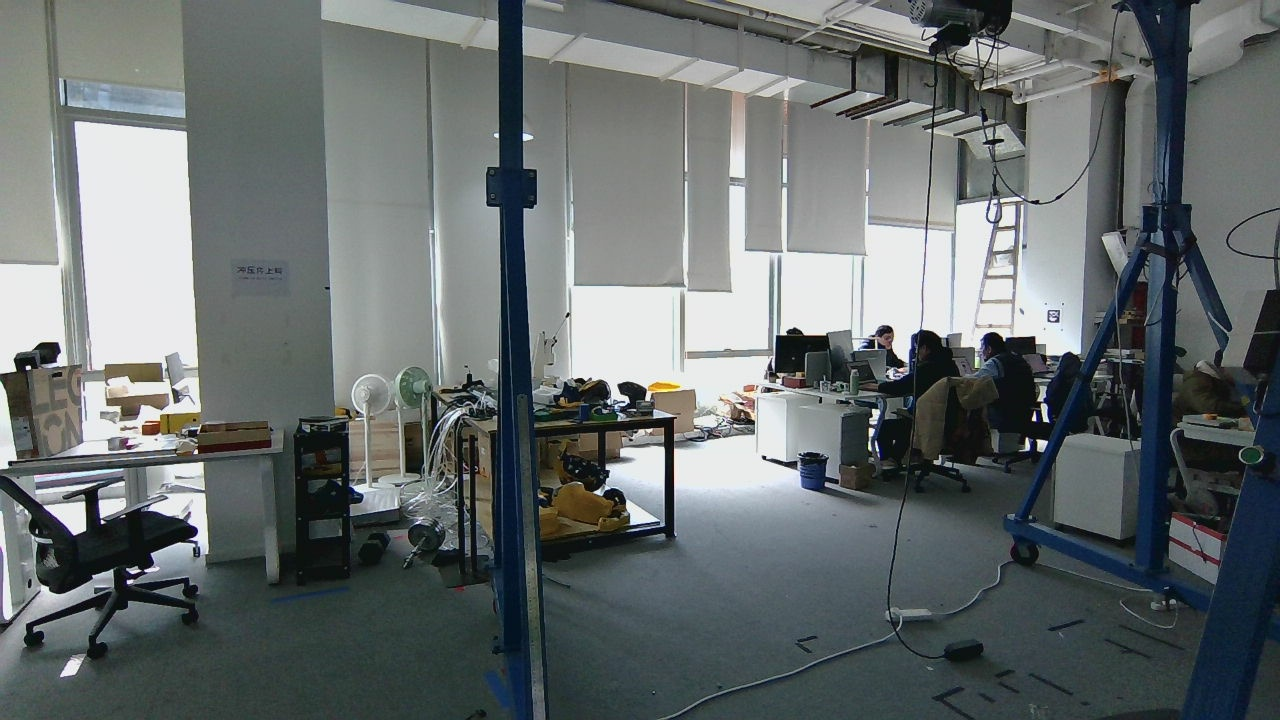
#> input picture ObjectDection/data/images/20250208112448_4.jpg, 1280 x 720 px, found by its file name; its folder holds only this picture in this run
$ python ClaritySortLaplacian.py   (older library calls are emulated)
#> lines starting #> are read from the running program, lines starting #| are printed output that depends on the picture; long printed decimals are rounded
#> in main, img is the input picture: shape (720, 1280, 3); mean B, G, R 109.7, 109.4, 102.9
import cv2
import numpy as np
import os
import shutil

def calculate_sharpness(image):
    # 转换为灰度图像
    gray = cv2.cvtColor(image, cv2.COLOR_BGR2GRAY)
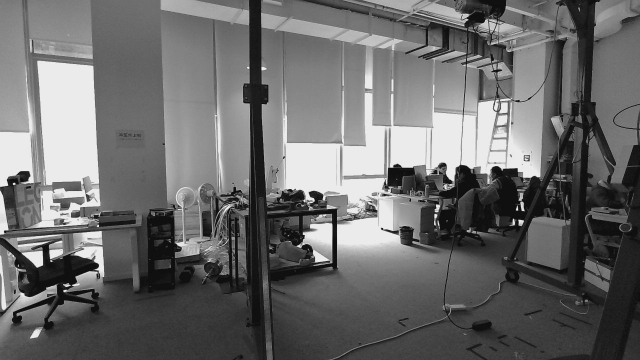
#> gray: shape (720, 1280) (shown at 1/2 size); min 0, max 255, mean 107.5

    # 计算拉普拉斯变换（图像的二阶导数）
    laplacian = cv2.Laplacian(gray, cv2.CV_64F)
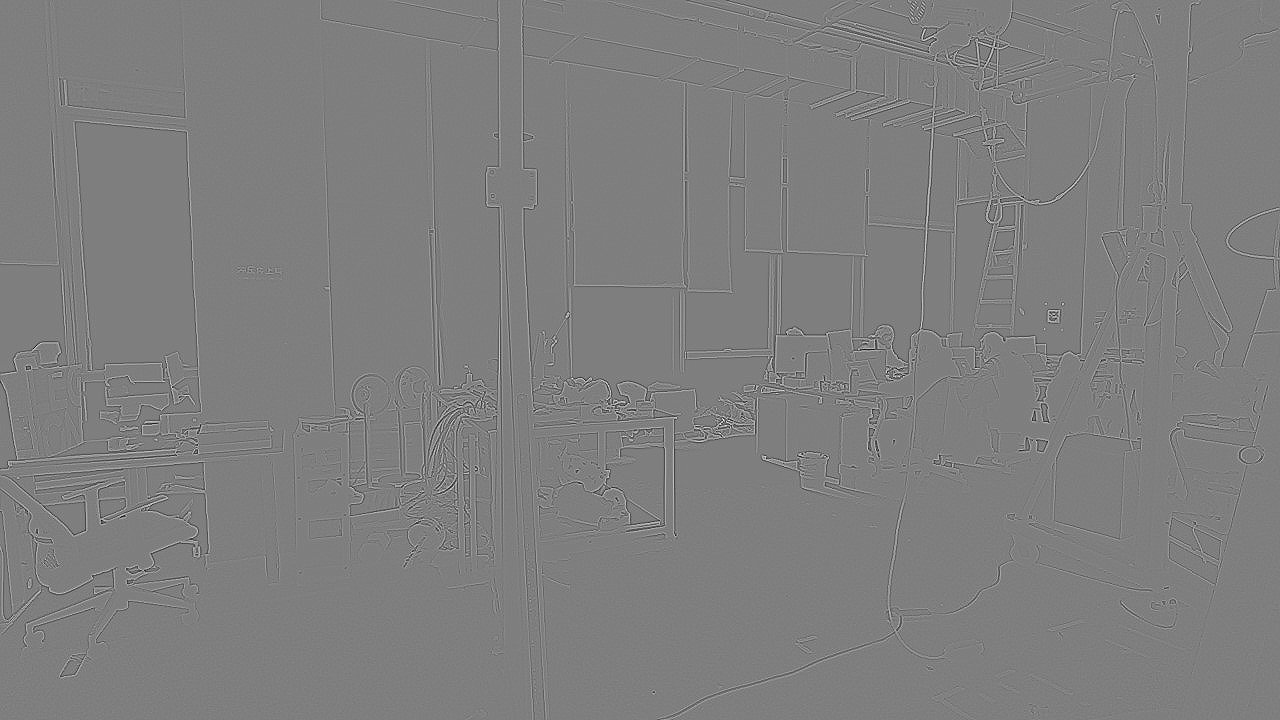
#> laplacian: shape (720, 1280) float64; min -366, max 369, mean 0; drawn with min black and max white

    # 计算拉普拉斯变换的方差
    variance = laplacian.var()
#> variance = 934.1

    return variance


def main():
    imgs_dir = r'/home/lz/Robotic_vision_kepler/ObjectDection/data/images'  # 设置你的图像文件夹路径
    target_dir = r'/home/lz/Robotic_vision_kepler/baoma'  # 设置你要复制到的目标文件夹路径

    if not os.path.exists(target_dir):
        os.makedirs(target_dir)  # 如果目标文件夹不存在，创建它

    imgs_names = os.listdir(imgs_dir)
    imgs_names = [file for file in imgs_names if file.lower().endswith(('.jpg', '.jpeg', '.png'))]  # 只处理图片文件
    print("图像数量：", len(imgs_names))

    # 用于存储每个图像的清晰度值
    img_sharpness_list = []

    # 遍历文件夹中的每张图像，计算清晰度
    for img_name in imgs_names:
        img_path = os.path.join(imgs_dir, img_name)

        # 读取图像
        img = cv2.imread(img_path)

        if img is None:
            print(f"无法读取图像: {img_name}")
            continue

        # 计算该图像的清晰度（拉普拉斯方差）
        sharpness = calculate_sharpness(img)
#> sharpness = 934.1

        # 将图像名称和清晰度值存储在列表中
        img_sharpness_list.append((img_name, sharpness))
        print(f"{img_name} 清晰度: {sharpness}")
#| 20250208112448_4.jpg 清晰度: 934.117

        # 如果清晰度小于 820，删除该图像
        if sharpness < 820:
            print(f"删除图像: {img_name} (清晰度小于820)")
            os.remove(img_path)

    # 按照清晰度进行排序，从高到低
    sorted_sharpness_list = sorted(img_sharpness_list, key=lambda x: x[1], reverse=True)
#> sorted_sharpness_list = [('20250208112448_4.jpg', 934.1)]

    # 打印按清晰度排序的图像列表
    print("========= 以下按清晰度从高到低排序 =========")
    for idx, (img_name, sharpness) in enumerate(sorted_sharpness_list):
        print(f"{idx + 1}. {img_name} - 清晰度: {sharpness}")
#> this loop made 1 pass
#> (printed output is left out)

    # [12 lines of commented-out code are left out]


if __name__ == "__main__":
    main()

$ run again, on ObjectDection/data/images/20250208112519_45.jpg
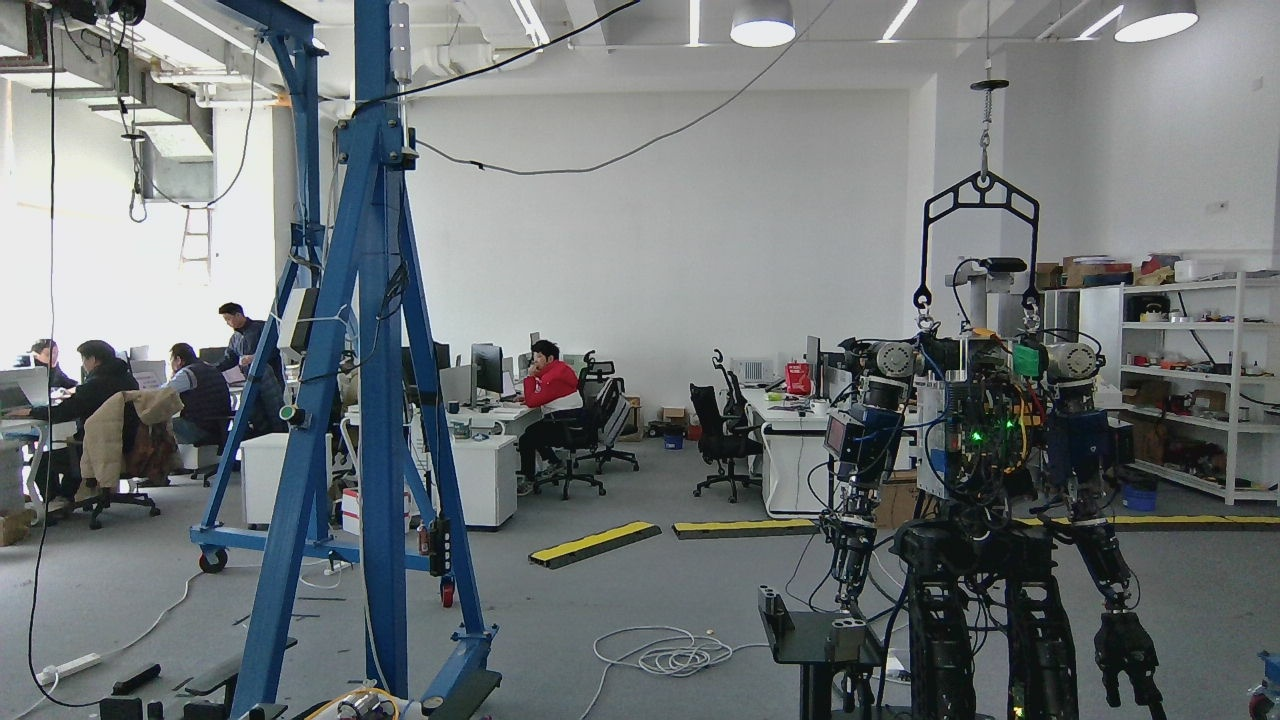
#> input picture ObjectDection/data/images/20250208112519_45.jpg, 1280 x 720 px, found by its file name
#> in main, img is the input picture: shape (720, 1280, 3); mean B, G, R 119.4, 117.5, 111.7
#> in calculate_sharpness, `gray = cv2.cvtColor(image, cv2.COLOR_BGR2GRAY)`:
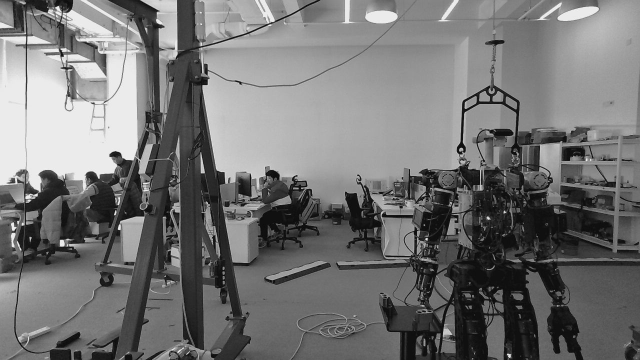
#> gray: shape (720, 1280) (shown at 1/2 size); min 0, max 254, mean 116
#> in calculate_sharpness, `laplacian = cv2.Laplacian(gray, cv2.CV_64F)`:
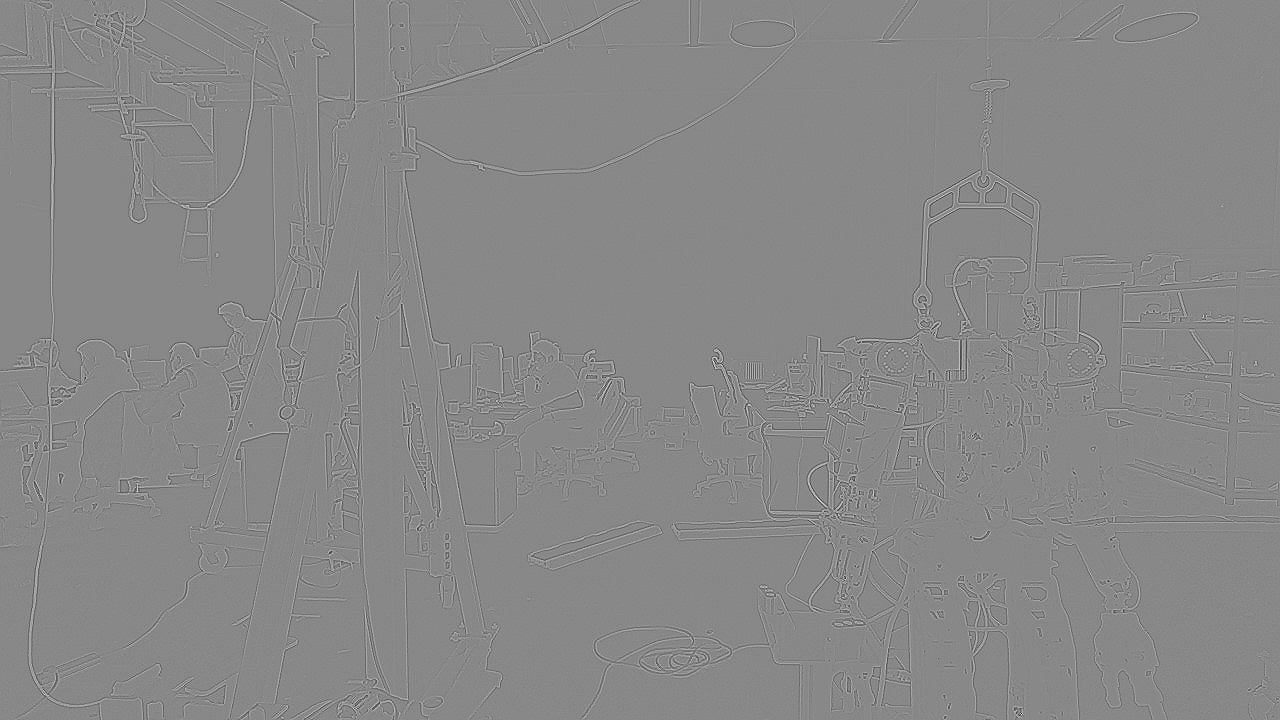
#> laplacian: shape (720, 1280) float64; min -434, max 379, mean 0; drawn with min black and max white
#> variance = 982.9
#| 20250208112519_45.jpg 清晰度: 982.856
#> sorted_sharpness_list = [('20250208112519_45.jpg', 982.9)]
#> the loop in main, `for idx, (img_name, sharpness) in enumerate(sorted_sharpness_list):` made 1 pass
#> (printed output is left out)

$ run again, on ObjectDection/data/images/20250208112521_84.jpg
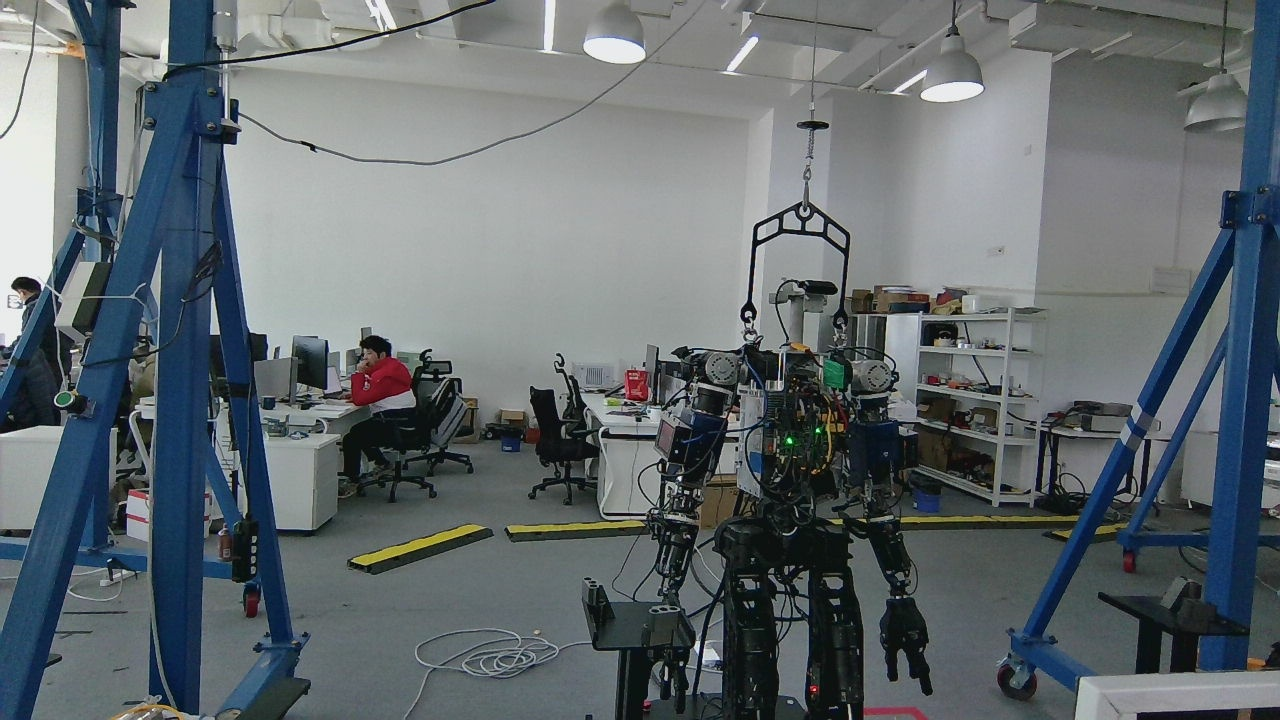
#> input picture ObjectDection/data/images/20250208112521_84.jpg, 1280 x 720 px, found by its file name
#> in main, img is the input picture: shape (720, 1280, 3); mean B, G, R 110, 106.2, 98.3
#> in calculate_sharpness, `gray = cv2.cvtColor(image, cv2.COLOR_BGR2GRAY)`:
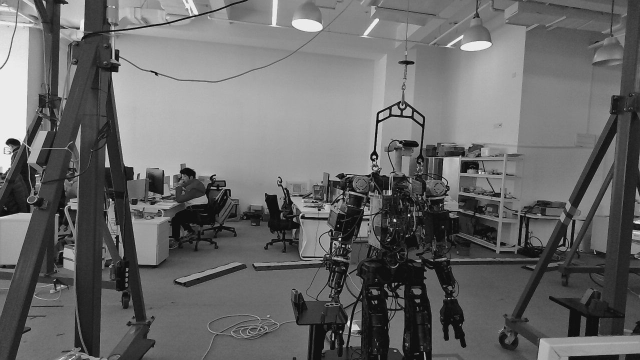
#> gray: shape (720, 1280) (shown at 1/2 size); min 0, max 255, mean 104.3
#> in calculate_sharpness, `laplacian = cv2.Laplacian(gray, cv2.CV_64F)`:
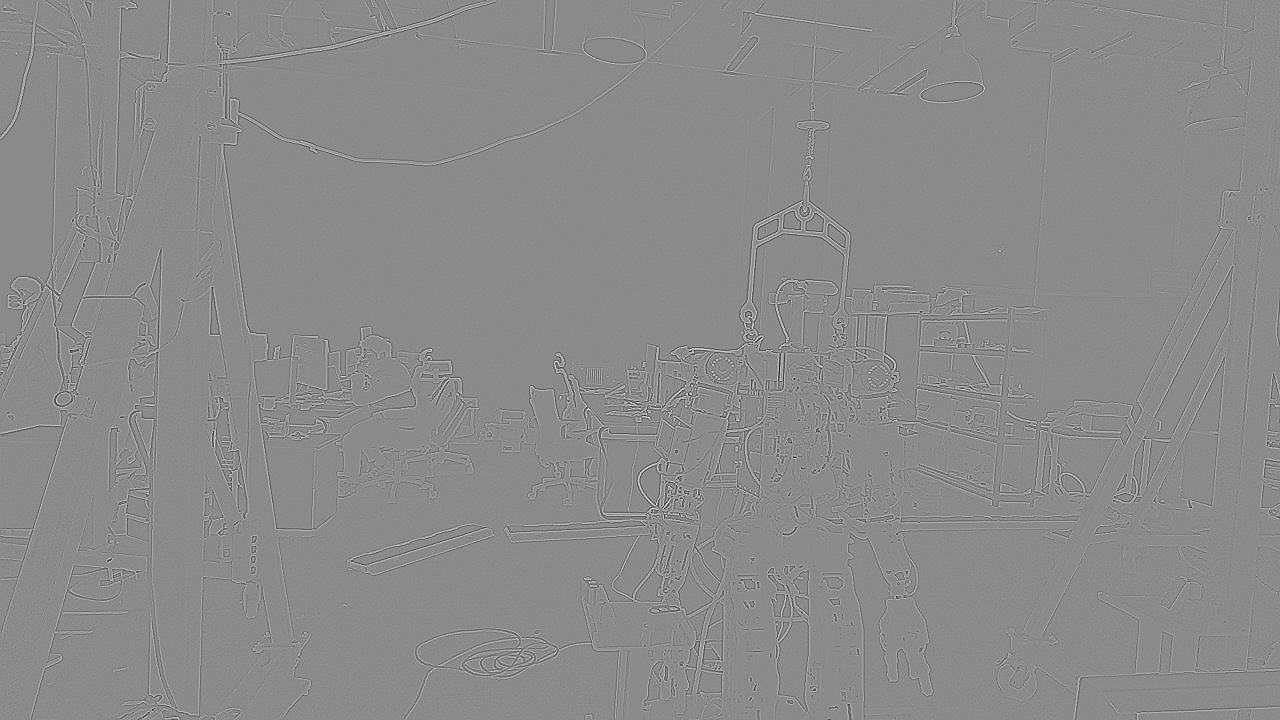
#> laplacian: shape (720, 1280) float64; min -398, max 332, mean 0; drawn with min black and max white
#> variance = 1015.2
#| 20250208112521_84.jpg 清晰度: 1015.213
#> sorted_sharpness_list = [('20250208112521_84.jpg', 1015.2)]
#> the loop in main, `for idx, (img_name, sharpness) in enumerate(sorted_sharpness_list):` made 1 pass
#> (printed output is left out)
